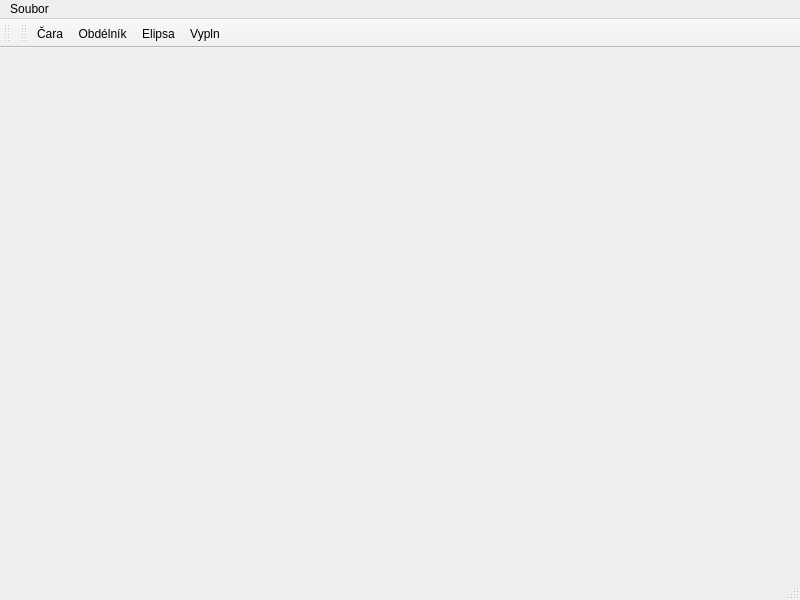
<?xml version="1.0" encoding="UTF-8"?>
<ui version="4.0">
 <class>MainWindow</class>
 <widget class="QMainWindow" name="MainWindow">
  <property name="geometry">
   <rect>
    <x>0</x>
    <y>0</y>
    <width>800</width>
    <height>600</height>
   </rect>
  </property>
  <property name="windowTitle">
   <string>MainWindow</string>
  </property>
  <widget class="QWidget" name="centralwidget">
   <layout class="QHBoxLayout" name="horizontalLayout"/>
  </widget>
  <widget class="QMenuBar" name="menubar">
   <property name="geometry">
    <rect>
     <x>0</x>
     <y>0</y>
     <width>800</width>
     <height>21</height>
    </rect>
   </property>
   <widget class="QMenu" name="menuSoubor">
    <property name="title">
     <string>Soubor</string>
    </property>
    <addaction name="actionNovy"/>
    <addaction name="actionOtevrit"/>
    <addaction name="actionUlo_it"/>
    <addaction name="separator"/>
    <addaction name="actionO_Programu"/>
    <addaction name="actionKonec"/>
   </widget>
   <addaction name="menuSoubor"/>
  </widget>
  <widget class="QStatusBar" name="statusbar"/>
  <widget class="QToolBar" name="tbStyl">
   <property name="windowTitle">
    <string>toolBar</string>
   </property>
   <attribute name="toolBarArea">
    <enum>TopToolBarArea</enum>
   </attribute>
   <attribute name="toolBarBreak">
    <bool>false</bool>
   </attribute>
  </widget>
  <widget class="QToolBar" name="tbNastroj">
   <property name="font">
    <font>
     <bold>false</bold>
    </font>
   </property>
   <property name="windowTitle">
    <string>toolBar</string>
   </property>
   <attribute name="toolBarArea">
    <enum>TopToolBarArea</enum>
   </attribute>
   <attribute name="toolBarBreak">
    <bool>false</bool>
   </attribute>
   <addaction name="actionCara"/>
   <addaction name="actionObdelnik"/>
   <addaction name="actionElipsa"/>
   <addaction name="actionVypln"/>
  </widget>
  <action name="actionNovy">
   <property name="icon">
    <iconset resource="Icons.qrc">
     <normaloff>:/Icons/new.png</normaloff>:/Icons/new.png</iconset>
   </property>
   <property name="text">
    <string>Nový</string>
   </property>
   <property name="shortcut">
    <string>Ctrl+N</string>
   </property>
  </action>
  <action name="actionOtevrit">
   <property name="icon">
    <iconset resource="Icons.qrc">
     <normaloff>:/Icons/open.png</normaloff>:/Icons/open.png</iconset>
   </property>
   <property name="text">
    <string>Otevřít</string>
   </property>
   <property name="shortcut">
    <string>Ctrl+O</string>
   </property>
  </action>
  <action name="actionUlo_it">
   <property name="icon">
    <iconset resource="Icons.qrc">
     <normaloff>:/Icons/save.png</normaloff>:/Icons/save.png</iconset>
   </property>
   <property name="text">
    <string>Uložit</string>
   </property>
  </action>
  <action name="actionKonec">
   <property name="icon">
    <iconset resource="Icons.qrc">
     <normaloff>:/Icons/end.png</normaloff>:/Icons/end.png</iconset>
   </property>
   <property name="text">
    <string>Konec</string>
   </property>
  </action>
  <action name="actionCara">
   <property name="icon">
    <iconset resource="Icons.qrc">
     <normaloff>:/Icons/drawLine.png</normaloff>:/Icons/drawLine.png</iconset>
   </property>
   <property name="text">
    <string>Čara</string>
   </property>
  </action>
  <action name="actionObdelnik">
   <property name="icon">
    <iconset resource="Icons.qrc">
     <normaloff>:/Icons/drawSquare.png</normaloff>:/Icons/drawSquare.png</iconset>
   </property>
   <property name="text">
    <string>Obdélník</string>
   </property>
  </action>
  <action name="actionElipsa">
   <property name="icon">
    <iconset resource="Icons.qrc">
     <normaloff>:/Icons/drawCicle.png</normaloff>:/Icons/drawCicle.png</iconset>
   </property>
   <property name="text">
    <string>Elipsa</string>
   </property>
  </action>
  <action name="actionO_Programu">
   <property name="icon">
    <iconset resource="Icons.qrc">
     <normaloff>:/Icons/about.png</normaloff>:/Icons/about.png</iconset>
   </property>
   <property name="text">
    <string>O Programu</string>
   </property>
  </action>
  <action name="actionVypln">
   <property name="icon">
    <iconset resource="Icons.qrc">
     <normaloff>:/Icons/fill.png</normaloff>:/Icons/fill.png</iconset>
   </property>
   <property name="text">
    <string>Vypln</string>
   </property>
  </action>
 </widget>
 <resources>
  <include location="Icons.qrc"/>
 </resources>
 <connections/>
</ui>
